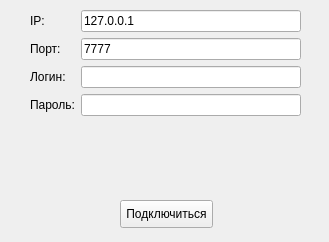
<?xml version="1.0" encoding="UTF-8"?>
<ui version="4.0">
 <class>MainWindow</class>
 <widget class="QMainWindow" name="MainWindow">
  <property name="geometry">
   <rect>
    <x>0</x>
    <y>0</y>
    <width>329</width>
    <height>242</height>
   </rect>
  </property>
  <property name="windowTitle">
   <string>Подключение к серверу</string>
  </property>
  <widget class="QWidget" name="centralwidget">
   <widget class="QWidget" name="formLayoutWidget">
    <property name="geometry">
     <rect>
      <x>30</x>
      <y>10</y>
      <width>271</width>
      <height>125</height>
     </rect>
    </property>
    <layout class="QFormLayout" name="formLayout">
     <item row="0" column="0">
      <widget class="QLabel" name="label_ip">
       <property name="text">
        <string>IP:</string>
       </property>
      </widget>
     </item>
     <item row="0" column="1">
      <widget class="QLineEdit" name="lineEdit_ip">
       <property name="text">
        <string>127.0.0.1</string>
       </property>
      </widget>
     </item>
     <item row="1" column="0">
      <widget class="QLabel" name="label_port">
       <property name="text">
        <string>Порт: </string>
       </property>
      </widget>
     </item>
     <item row="1" column="1">
      <widget class="QLineEdit" name="lineEdit_port">
       <property name="text">
        <string>7777</string>
       </property>
      </widget>
     </item>
     <item row="2" column="0">
      <widget class="QLabel" name="label_login">
       <property name="text">
        <string>Логин:</string>
       </property>
      </widget>
     </item>
     <item row="2" column="1">
      <widget class="QLineEdit" name="lineEdit_login"/>
     </item>
     <item row="3" column="0">
      <widget class="QLabel" name="label_password">
       <property name="text">
        <string>Пароль:</string>
       </property>
      </widget>
     </item>
     <item row="3" column="1">
      <widget class="QLineEdit" name="lineEdit_password"/>
     </item>
    </layout>
   </widget>
   <widget class="QPushButton" name="btn_connect">
    <property name="geometry">
     <rect>
      <x>120</x>
      <y>200</y>
      <width>93</width>
      <height>28</height>
     </rect>
    </property>
    <property name="text">
     <string>Подключиться</string>
    </property>
   </widget>
   <widget class="QLabel" name="label_error">
    <property name="geometry">
     <rect>
      <x>30</x>
      <y>140</y>
      <width>271</width>
      <height>41</height>
     </rect>
    </property>
    <property name="text">
     <string/>
    </property>
   </widget>
  </widget>
 </widget>
 <resources/>
 <connections/>
</ui>
